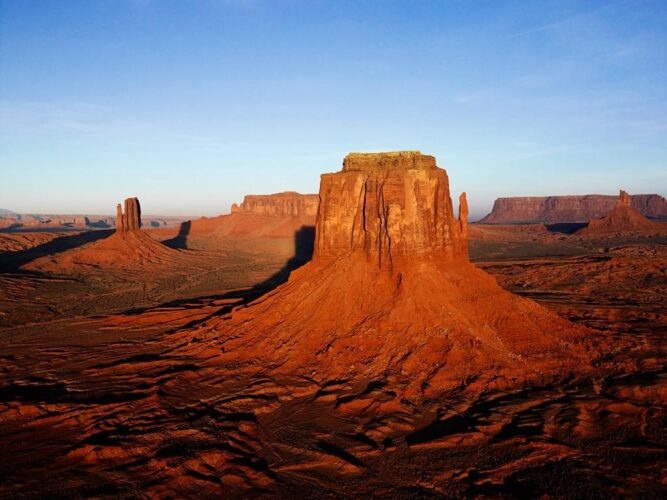
#> input picture Principal-Component-Analysis/Python/desert.jpg, 667 x 500 px, found by its file name
$ python PCA.py
#> lines starting #> are read from the running program, lines starting #| are printed output that depends on the picture; long printed decimals are rounded
from PIL import Image
import numpy as np
from matplotlib import pyplot as plt
from mpl_toolkits.mplot3d import Axes3D
from sklearn.decomposition import PCA as sklearnPCA

# importing the image / size = 768*1024
filename = "C:\\Users\\nilfam\\Desktop\\Coding\Principal Component Analysis\desert.jpg"
image = Image.open(filename)
#> image is the input picture: PIL image 667x500 RGB; mean R, G, B 119.5, 99.4, 102

# image.size returns a 2-tuple
width, height = image.size
#> width = 667; height = 500

# transforming the "image" list into ndarray object "npimage"
npimage = np.array(image)

# define an array in a desired form (section 7.5 of the book) / [X1 X2 ... Xn] that Xi represents a [x1, x2, x3] for [R, G, B]
arr = []

# copying the im array into arr in the desired form
for y in range(height):
    for x in range(width):
        arr.append(npimage[y, x])
#> after the loop, arr = 333500 items

# transforming the "arr" list into ndarray object "nparr"
nparr = np.array(arr)

def show_data(nparr):
    fig = plt.figure()
    ax = fig.add_subplot(111, projection='3d')
    ax.scatter(nparr[:, 0], nparr[:, 1], nparr[:, 2], c='b', marker='.')
    ax.set_xlabel('Red')
    ax.set_ylabel('Green')
    ax.set_zlabel('Blue')
    plt.show()
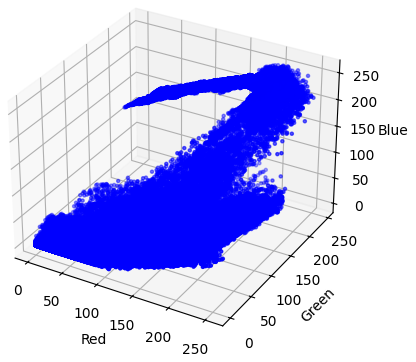
#> figure drawn by matplotlib, 1 panel

show_data(nparr)

# it receives a 2D ndarray and shows the mean of all 1D arrays in it
def data_mean(nparr):
    result = nparr.sum(axis=0)
#> result = [39847030, 33159952, 34029618]
    columns = nparr.shape[1]
#> columns = 3
    return result / columns

def mean_deviation_func(nparr, mean):
    mean_deviation = np.array(nparr - mean)
    return mean_deviation

nparr_mean = data_mean(nparr)
#> nparr_mean = [13282343.3, 11053317.3, 11343206]
nparr_mean_deviation = mean_deviation_func(nparr, nparr_mean)

def covariance_matrix(nparr_mean_deviation):
    transpose = nparr_mean_deviation.transpose()
    columns = nparr_mean_deviation.shape[1]
#> columns = 3
    return (1 / (columns - 1)) * np.dot(transpose, nparr_mean_deviation)

covariance_matrix = covariance_matrix(nparr_mean_deviation)
#> covariance_matrix = [[2.94e+19, 2.45e+19, 2.51e+19], [2.45e+19, 2.04e+19, 2.09e+19], [2.51e+19, 2.09e+19, 2.15e+19]]

print("variance of Red is:")
print(covariance_matrix[0, 0])
#| 2.9417613198857355e+19

print("variance of Green is:")
print(covariance_matrix[1, 1])
#| 2.037245213916376e+19

print("variance of Blue is:")
print(covariance_matrix[2, 2])
#| 2.1455056751864013e+19

print("covariance between Red and Green is:")
print(covariance_matrix[0, 1])
#| 2.4480786689303093e+19

print("covariance between Red and Blue is:")
print(covariance_matrix[0, 2])
#| 2.512282947137033e+19

print("covariance between Blue and Green is:")
print(covariance_matrix[1, 2])
#| 2.090674811673123e+19

# returns a tuple of (eigenvalues, eigenvectors)
def eigen(covariance_matrix):
    return np.linalg.eig(covariance_matrix)

eigenvalues, eigenvectors = eigen(covariance_matrix)
#> eigenvalues = [7.12e+19, 792652563.6, 10994290.1]; eigenvectors = [[-0.643, -0.724, 0.25], [-0.535, 0.19, -0.823], [-0.549, 0.663, 0.509]]

print("eigenvalues are:")
print(eigenvalues)
#| [7.12451221e+19 7.92652564e+08 1.09942901e+07]
print("eigenvectors are:")
print(eigenvectors)
#| [[-0.6426 -0.7242   0.2502]
#|  [-0.5347  0.19 -0.8234]
#|  [-0.5488  0.6629  0.5093]]

def explained_variance(eigenvalues):
    total = sum(eigenvalues)
#> total = 7.12e+19
    exp_variance = [(i / total)*100 for i in eigenvalues]
#> exp_variance = [100, 1.11e-09, 1.54e-11]
    objects = ('Red', 'Green', 'Blue')
    y_pos = np.arange(len(objects))

    plt.bar(y_pos, exp_variance, align='center', alpha=0.5)
    plt.xticks(y_pos, objects)
    plt.ylabel('Percentage')
    plt.title('Explained Variance')
    plt.show()
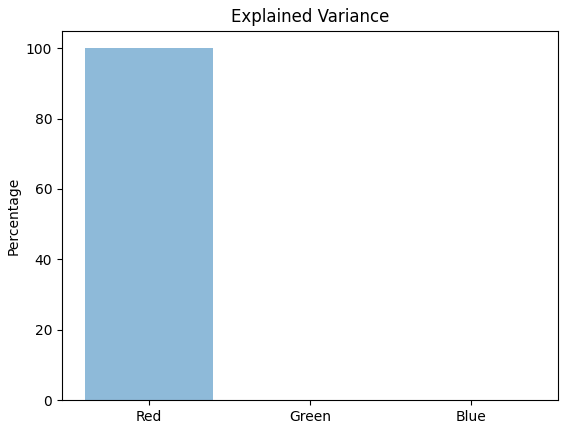
#> figure drawn by matplotlib, 1 panel; tallest bar 100 high, from x = -0.4 to 0.4

explained_variance(eigenvalues)

# sorting the eigen pairs in descending order
eig_pairs = [(np.abs(eigenvalues[i]), eigenvectors[:,i]) for i in range(len(eigenvalues))]
#> eig_pairs = [(7.12e+19, [-0.643, -0.535, -0.549]), (792652563.6, [-0.724, 0.19, 0.663]), (10994290.1, [0.25, -0.823, 0.509])]
eig_pairs.sort(key=lambda x: x[0], reverse=True)

# constructing matrix w
matrix_w = np.hstack((eig_pairs[0][1].reshape(3,1), eig_pairs[1][1].reshape(3,1)))
#> matrix_w = [[-0.643, -0.724], [-0.535, 0.19], [-0.549, 0.663]]
print('Matrix W:\n', matrix_w)
#| Matrix W:
#|  [[-0.6426 -0.7242 ]
#|  [-0.5347  0.19]
#|  [-0.5488  0.6629]]

def show_data_2d(nparr):
    # x-axis values
    x = nparr[:, 0]
    # y-axis values
    y = nparr[:, 1]

    # plotting points as a scatter plot
    plt.scatter(x, y, label="pixels", color="green", marker=".", s=30)

    # x-axis label
    plt.xlabel('principal component 1')
    # frequency label
    plt.ylabel('principal component 2')
    # plot title
    plt.title('New Space')
    # showing legend
    plt.legend()

    # function to show the plot
    plt.show()

# mapping the dataset to new space and printing it
new_arr = nparr.dot(matrix_w)
#> new_arr = 333500 pairs, first value -419.7 to 0, second value -138.8 to 115.9
show_data_2d(new_arr)
#> in show_data_2d, `plt.show()`:
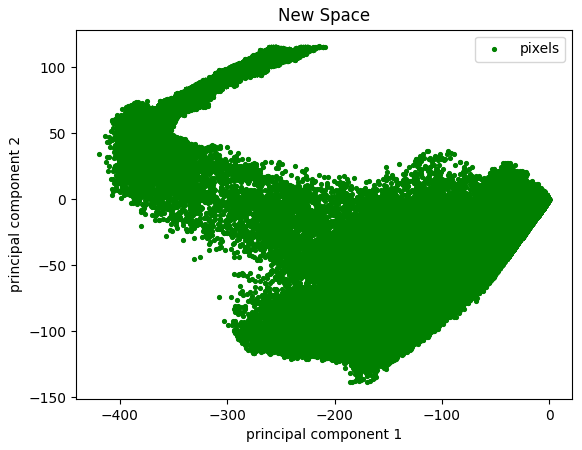
#> figure drawn by matplotlib, 1 panel

# constructing new image array
new_arr_with_zeros = np.hstack([new_arr, np.zeros([height * width, 1])])
new_image = Image.fromarray(np.reshape(new_arr_with_zeros, (height, width, 3)).astype('uint8'))
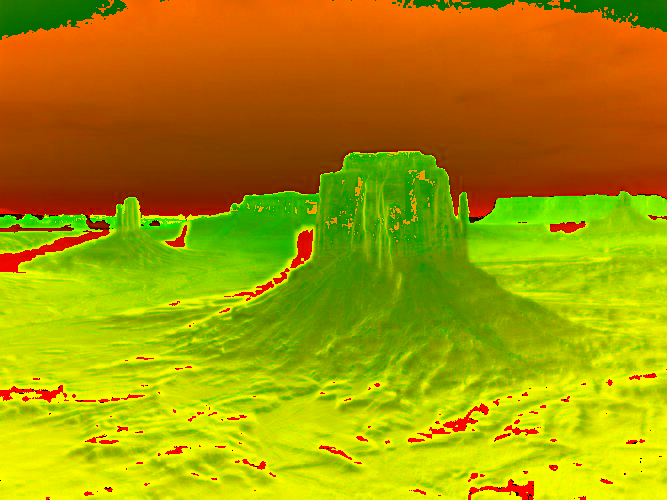
#> new_image: PIL image 667x500 RGB; mean R, G, B 167.1, 150.9, 0

# saving the new image
new_image.save("new_desert.jpg")

# using scikit-learn PCA for comparison
sklearn_pca = sklearnPCA(n_components=2)
new_arr_sklearn = sklearn_pca.fit_transform(nparr)
#> new_arr_sklearn = 333500 pairs, first value -171.8 to 229.7, second value -99.1 to 144
show_data_2d(new_arr_sklearn)
#> in show_data_2d (call 2), `plt.show()`:
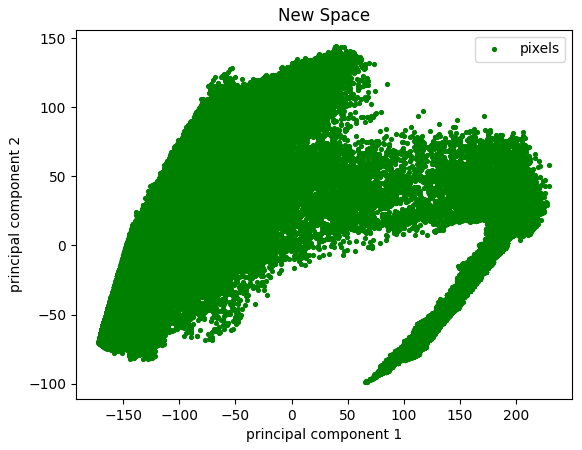
#> figure drawn by matplotlib, 1 panel
